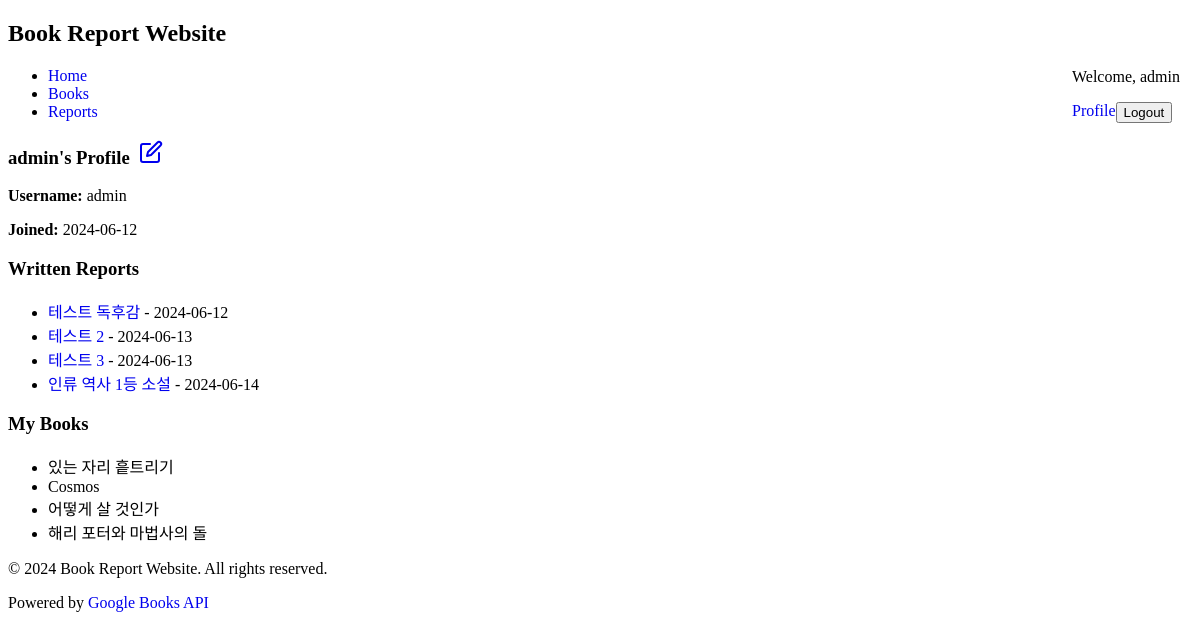
/users/profile/admin/ (signed in), run on the app's committed database.
### reports/models.py (models this page shows, shortened)
class Report(models.Model):
    user = models.ForeignKey(User, on_delete=models.CASCADE)
    book_title = models.CharField(max_length=200, null=True)
    book_author = models.CharField(max_length=100, null=True)
    title = models.CharField(max_length=200)
    content = models.TextField()
    created_at = models.DateTimeField(auto_now_add=True)
    updated_at = models.DateTimeField(auto_now=True)

### users/views.py (the view)
# urls.py: path("profile/<str:username>/", UserProfileDetailView.as_view(), name="profile-detail"),
class UserProfileDetailView(LoginRequiredMixin, DetailView):
    model = User
    template_name = "users/profile_detail.html"
    context_object_name = "user"
    def get_object(self):
        return get_object_or_404(User, username=self.kwargs["username"])

### users/templates/users/profile_detail.html (shortened to what this page needs)
{% extends "base.html" %}
{% block content %}
<div>
    <h3>{{ user.username }}'s Profile {% if request.user == user %}<a href="{% url 'users:profile-update' %}" style="margin-left: 5px;"></a>{% endif %}</h3>
    <p><strong>Username:</strong> {{ user.username }}</p>
    <p><strong>Joined:</strong> {{ user.date_joined | date:"Y-m-d"}}</p>
</div>
<div>
    <h3>Written Reports</h3>
    <ul>
        {% for report in user.report_set.all %}
        <li><a href="{% url 'reports:report-detail' report.pk %}">{{ report.title }}</a> - {{ report.created_at | date:"Y-m-d"}}</li>
        {% empty %}
        <li>No reports yet.</li>
        {% endfor %}
    </ul>
</div>
<div>
    <h3>My Books</h3>
    <ul>
        {% for report in user.report_set.all %}
        <li>{{ report.book_title }}</li>
        {% empty %}
        <li>No books yet.</li>
        {% endfor %}
    </ul>
</div>
{% endblock %}

### book_report/templates/base.html (shortened to what this page needs)
<!DOCTYPE html>
<html lang="en">
<head>
    <link rel="stylesheet" href="https://cdn.simplecss.org/simple.min.css">
</head>
<body>
    <header>
        <nav>
            <h1>Book Report Website</h1>
            <ul>
                <li><a href="{% url 'home' %}">Home</a></li>
                <li><a href="{% url 'books:book-list' %}">Books</a></li>
                <li><a href="{% url 'reports:report-list' %}">Reports</a></li>
            </ul>
            <div class="user-info">
                {% if request.user.is_authenticated %}
                <p>Welcome, {{ request.user.username }}</p>
                <div style="display: flex;">
                    <a href="{% url 'users:profile-detail' request.user.username %}">Profile</a>
                    <form method="post" action="{% url 'users:logout' %}">
                        <button type="submit">Logout</button>
                    </form>
                </div>
                {% else %}
                <a href="{% url 'users:login' %}">Login</a>
                <a href="{% url 'users:register' %}">Sign Up</a>
                {% endif %}
            </div>
        </nav>
    </header>
    <main>
        {% block content %}
        {% endblock %}
    </main>
    <footer>
        <p>&copy; 2024 Book Report Website. All rights reserved.</p>
        <p>Powered by <a href="https://developers.google.com/books/" target="_blank">Google Books API</a></p>
    </footer>
</body>
</html>

### data on the page
Report: title "테스트 독후감", created_at "2024-06-12", book_title "있는 자리 흩트리기"
Report: title "테스트 2", created_at "2024-06-13", book_title "Cosmos"
Report: title "테스트 3", created_at "2024-06-13", book_title "어떻게 살 것인가"
Report: title "인류 역사 1등 소설", created_at "2024-06-14", book_title "해리 포터와 마법사의 돌"

### other printed values
{{ request.user.username }} "admin"
{{ user.username }} "admin"
{{ user.date_joined | date:"Y-m-d" }} "2024-06-12"
